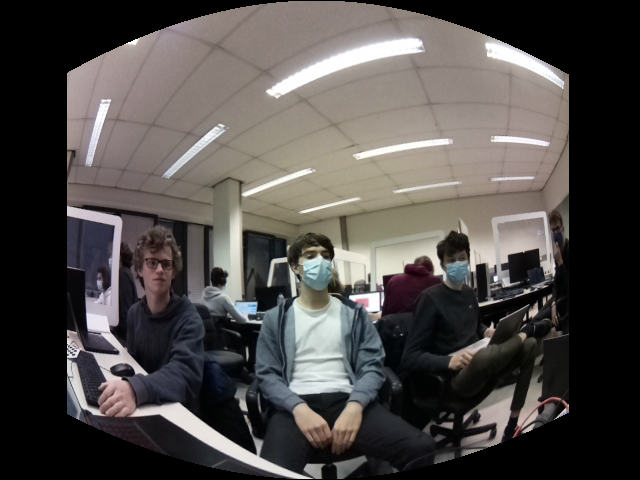
#> input picture programs/cylindrical_projection/cylindrical_projection_images/left0_cyl.png, 640 x 480 px, found by its file name
$ python one_dim_image_matcher_v0.py
#> lines starting #> are read from the running program, lines starting #| are printed output that depends on the picture; after the words box and inside, x2 and y2 are one past the last pixel; in counts of white or black regions, pixels touching at a corner belong together; long printed decimals are rounded
import cv2
import numpy as np

KEYPOINTS = 1000
MIN_MATCH = 10
MAX_VERTICAL_DISP = 20 #pixels

imgL = cv2.imread("C:/Users/robin/Desktop/left0_cyl.png", cv2.IMREAD_UNCHANGED)
#> imgL is the input picture: shape (480, 640, 4); mean B, G, R, A 73.1, 75.2, 79.2, 179.8
imgR = cv2.imread("C:/Users/robin/Desktop/right0_cyl.png", cv2.IMREAD_UNCHANGED)
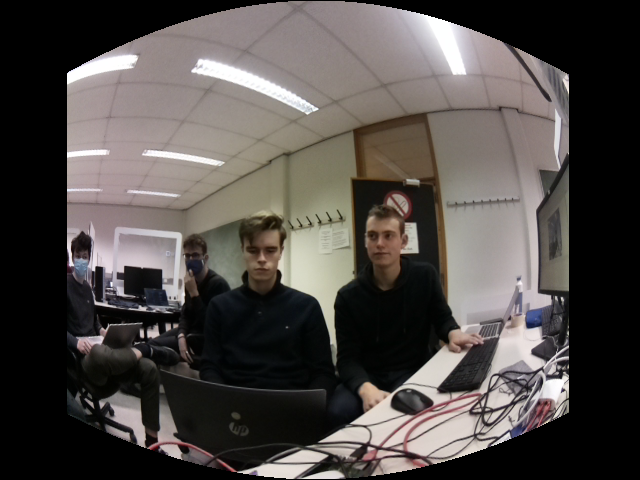
#> input picture programs/cylindrical_projection/cylindrical_projection_images/right0_cyl.png, 640 x 480 px, found by its file name
#> imgR is the input picture: shape (480, 640, 4); mean B, G, R, A 72, 75, 79.9, 179.8

# np.float32(imgL) messes with keypoint finder/matcher

#cv2.imshow('left', imgL)
#cv2.imshow('right', imgR)
#cv2.waitKey(0)
'''
Transparency masking code source:
https://stackoverflow.com/questions/45810417/opencv-python-how-to-use-mask-parameter-in-orb-feature-detector
'''
t = np.zeros((640, 480), dtype=np.uint8)
mask_cond_L = imgL[:,:,3] == 255 # create mask for non-transparant pixels
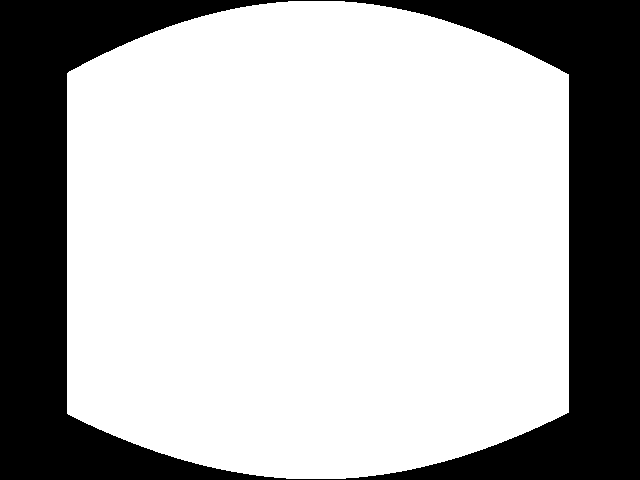
#> mask_cond_L: shape (480, 640) bool; 70.5% white; 1 black region, box (x1, y1, x2, y2) and area: (0, 0, 640, 480) 90588
mask_L = np.array(np.where(mask_cond_L, 255, 0), dtype=np.uint8) # must use uint8 for ORB to work
mask_cond_R = imgR[:,:,3] == 255
mask_R = np.array(np.where(mask_cond_R, 255, 0), dtype=np.uint8)
#cv2.imshow('leftmask', mask_L)
#cv2.imshow('rightmask', mask_R)
#cv2.waitKey(0)

orb = cv2.ORB_create(nfeatures=KEYPOINTS)
keyptsL, descriptorsL = orb.detectAndCompute(imgL, mask=mask_L)
#> keyptsL = 1000 keypoints; strongest (x, y, size): (69, 356, 31), (350, 297, 31), (67, 357, 31), (350, 298, 37.2)
keyptsR, descriptorsR = orb.detectAndCompute(imgR, mask=mask_R)
#> keyptsR = 1000 keypoints; strongest (x, y, size): (67, 74, 31), (67, 73, 37.2), (68, 73, 44.6), (563, 374, 44.6)
# [5 lines of commented-out code are left out]
print(keyptsL[0], keyptsL[0].pt)
#> (printed output is left out)
print(descriptorsL[0])
#| [141 113 239 199 188  74 175  56  22 224  95 246 209 101 145  98  86 124
#|  123 234 241 212 125  46 108  43 237 132  44 251 144 176]
bf = cv2.BFMatcher_create(cv2.NORM_HAMMING)
matches = bf.knnMatch(descriptorsL, descriptorsR, k=2)
#> matches = 1000 matches


print(matches[0])
#> (printed output is left out)
print(matches[0][0].distance, matches[0][0].queryIdx, matches[0][0].trainIdx, matches[0][0].imgIdx)
#| 55.0 0 361 0
print(matches[0][1].distance, matches[0][1].queryIdx, matches[0][1].trainIdx, matches[0][1].imgIdx)
#| 60.0 0 581 0
#print(matches)
# Finding the best matches
good_matches = []
for m, n in matches:
    if m.distance < 0.6 * n.distance:
        good_matches.append(m)
#> after the loop, good_matches = 13 matches

#Filter out matches with too much vertical displacement
better_matches, filtered_because_of_vert_disp = [], 0
for m in good_matches:
    if abs(keyptsL[m.queryIdx].pt[1] - keyptsR[m.trainIdx].pt[1]) <= MAX_VERTICAL_DISP:
        better_matches.append(m)
    else:
        filtered_because_of_vert_disp += 1
#> this loop made 13 passes
#> after the loop, better_matches = 10 matches; filtered_because_of_vert_disp = 3
print("Filtered out ", filtered_because_of_vert_disp, " good matches because of vertical displacement")
#| Filtered out  3  good matches because of vertical displacement

# [5 lines of commented-out code are left out]


print("keypoints: ", KEYPOINTS, "| matches: ", len(matches), "| good matches:", len(good_matches), "| better matches:", len(better_matches))
#| keypoints:  1000 | matches:  1000 | good matches: 13 | better matches: 10
assert len(better_matches) >= MIN_MATCH

avg_x_disp, avg_y_disp = 0, 0
for m in better_matches:
    xL, yL= keyptsL[m.queryIdx].pt
    xR, yR= keyptsR[m.trainIdx].pt
    avg_x_disp += abs(640-xL + xR)
    avg_y_disp += abs(yR-yL)
#> this loop made 10 passes
#> (xL, yL, xR, yR, avg_x_disp, avg_y_disp) on passes 1 to 10: (508, 256, 125, 266, 257, 10), (501, 264, 117, 273, 513, 19), (496, 277, 111, 284, 768, 26), (507, 270, 122, 280, 1023, 36), (506.4, 270, 122.4, 280.8, 1279, 46.8), (501.6, 264, 117, 273, 1534.4, 55.8), (507.6, 255.6, 124.8, 266.4, 1791.6, 66.6), (501.1, 263.5, 117.6, 273.6, 2048.1, 76.68), (489.6, 265, 106.6, 270.7, 2305, 82.44), (507.6, 253.8, 125.4, 265.8, 2562.8, 94.38)
#> after the loop, avg_x_disp = 2562.8; avg_y_disp = 94.38
avg_x_disp = avg_x_disp / len(better_matches)
#> avg_x_disp = 256.3
avg_y_disp = avg_y_disp / len(better_matches)
#> avg_y_disp = 9.44
print(avg_x_disp, avg_y_disp)
#| 256.283 9.438
avg_x_disp = int(avg_x_disp)
#> avg_x_disp = 256
avg_y_disp = int(avg_y_disp)
#> avg_y_disp = 9

#imgOut = np.zeros((480+avg_y_disp,2*640-avg_x_disp, 4), np.uint8)
#print(len(imgOut), len(imgOut[0]))

for pi, pixel in enumerate(np.flip(imgL[240])):
    if pixel[3] != 0:
        xLn = pi # distance overlap point to black border
        break
#> this loop made 72 passes
#> xLn on pass 72: 71
for pi, pixel in enumerate(imgR[240]):
    if pixel[3] != 0:
        xRn = pi
        break
#> this loop made 68 passes
#> xRn on pass 68: 67
print("HOHO", xLn, xRn)
#| HOHO 71 67

print(avg_x_disp)
#| 256
BLEND_WIDTH = avg_x_disp - xLn - xRn
#> BLEND_WIDTH = 118
height, width = imgL.shape[:2]
#> height = 480; width = 640
imgL_cropped_width = width - 2*xLn
#> imgL_cropped_width = 498
imgR_cropped_width = width - 2*xRn
#> imgR_cropped_width = 506

total_width = imgL_cropped_width + imgR_cropped_width - BLEND_WIDTH
#> total_width = 886
imgL_cropped_noblend_width = imgL_cropped_width - BLEND_WIDTH
#> imgL_cropped_noblend_width = 380
imgR_cropped_noblend_width = imgR_cropped_width - BLEND_WIDTH
#> imgR_cropped_noblend_width = 388
pre_imgR_width = imgL_cropped_noblend_width
#> pre_imgR_width = 380
post_imgL_width = imgR_cropped_noblend_width
#> post_imgL_width = 388

print(BLEND_WIDTH)
#| 118

# small linear masks
maskL = np.repeat(np.tile(np.linspace(1, 0, BLEND_WIDTH), (height, 1))[:, :, np.newaxis], 4, axis=2)
maskR = np.repeat(np.tile(np.linspace(0, 1, BLEND_WIDTH), (height, 1))[:, :, np.newaxis], 4, axis=2)

# full show mask
mask_imgL_cropped_noblend = np.repeat(np.tile(np.full(imgL_cropped_noblend_width, 1.), (height, 1))[:, :, np.newaxis], 4, axis=2)
#> mask_imgL_cropped_noblend: shape (480, 380, 4) float64; every value is 1
mask_imgR_cropped_noblend = np.repeat(np.tile(np.full(imgR_cropped_noblend_width, 1.), (height, 1))[:, :, np.newaxis], 4, axis=2)
#> mask_imgR_cropped_noblend: shape (480, 388, 4) float64; every value is 1
mask_post_imgL = np.repeat(np.tile(np.full((post_imgL_width), 0.), (height, 1))[:, :, np.newaxis], 4, axis=2)
#> mask_post_imgL: shape (480, 388, 4) float64; every value is 0
mask_pre_imgR = np.repeat(np.tile(np.full((pre_imgR_width), 0.), (height, 1))[:, :, np.newaxis], 4, axis=2)
#> mask_pre_imgR: shape (480, 380, 4) float64; every value is 0

# rest aanvullen
#mask_andere1 = np.repeat(np.tile(np.full(totalWidth - img1.shape[1], 0.), (img2.shape[0], 1))[:, :, np.newaxis], 4, axis=2)
#mask_andere2 = np.repeat(np.tile(np.full(totalWidth - img1.shape[1] - (width - 2*WEG - BLEND_WIDTH), 0.), (img2.shape[0], 1))[:, :, np.newaxis], 4, axis=2)

mask_realL = np.concatenate((mask_imgL_cropped_noblend, maskL, mask_post_imgL), axis=1)
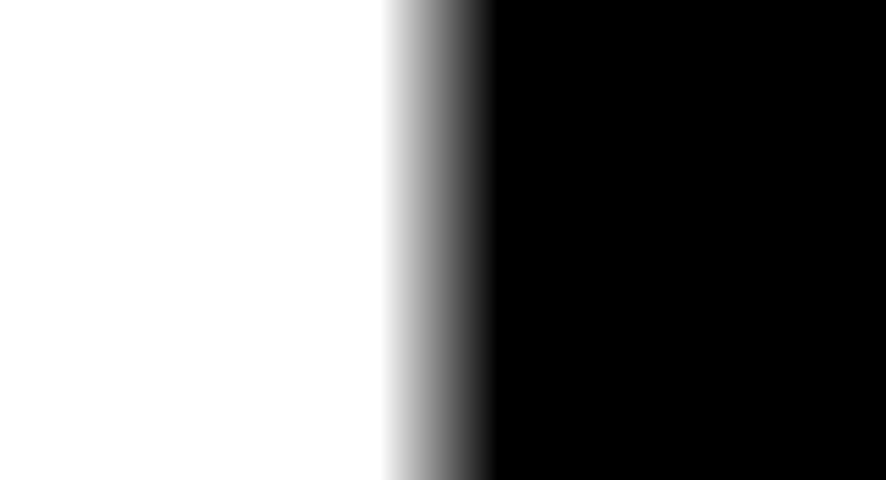
#> mask_realL: shape (480, 886, 4) float64; mean of channels 0, 1, 2, 3 0.495, 0.495, 0.495, 0.495; drawn as B, G, R
mask_realR = np.concatenate((mask_pre_imgR, maskR, mask_imgR_cropped_noblend), axis=1)
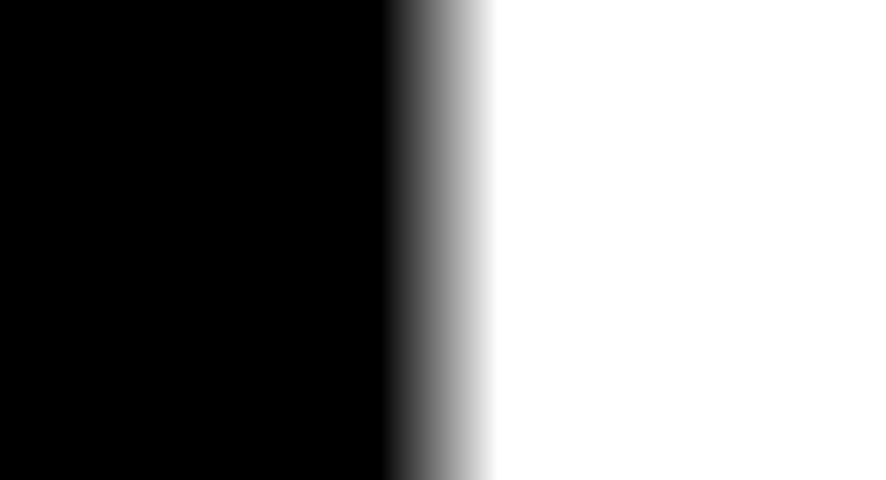
#> mask_realR: shape (480, 886, 4) float64; mean of channels 0, 1, 2, 3 0.505, 0.505, 0.505, 0.505; drawn as B, G, R

TL= np.float32([[1, 0, -xLn], [0, 1, 0]])
#> TL = [[1, 0, -71], [0, 1, 0]]
TR = np.float32([[1, 0, (width - 2*xLn -xRn - BLEND_WIDTH)], [0, 1, 0]])
#> TR = [[1, 0, 313], [0, 1, 0]]

imgL_translation = cv2.warpAffine(imgL, TL, (total_width, height))
imgR_translation = cv2.warpAffine(imgR, TR, (total_width, height))

# Generate output by linear blending
finalL = np.uint8(imgL_translation * mask_realL)
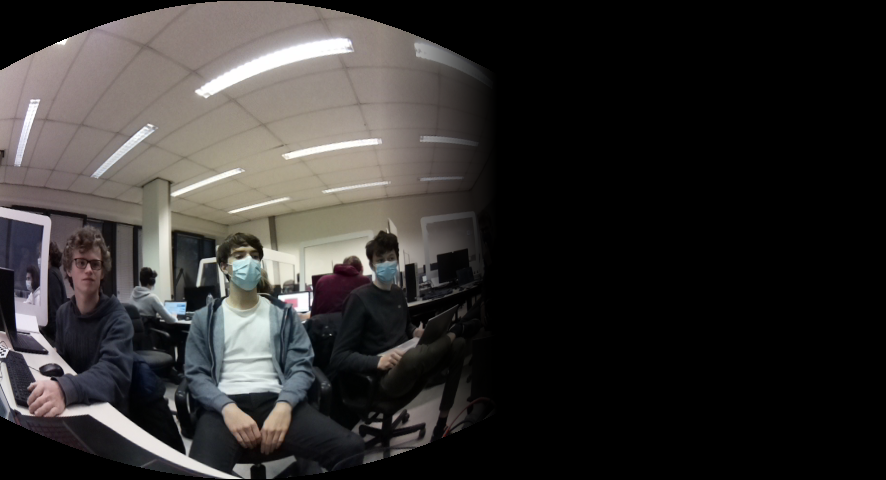
#> finalL: shape (480, 886, 4); mean B, G, R, A 47.4, 48.7, 51.2, 115.7
finalR = np.uint8(imgR_translation * mask_realR)
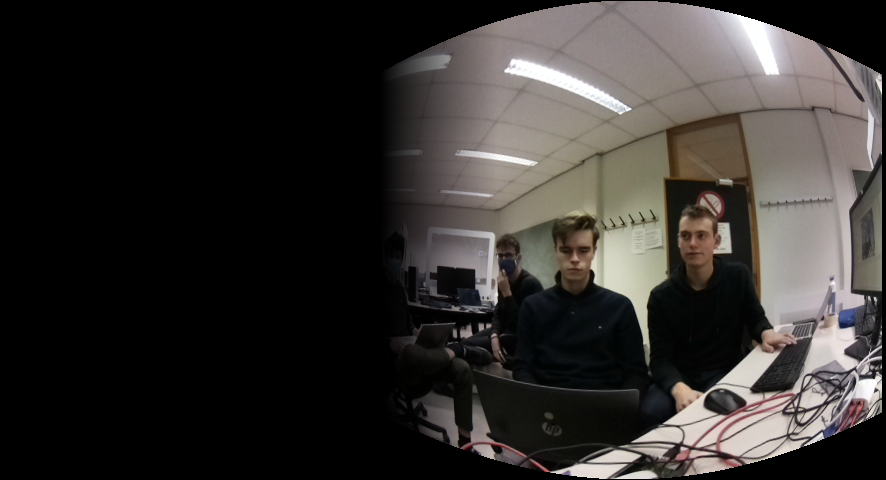
#> finalR: shape (480, 886, 4); mean B, G, R, A 46.2, 48.4, 51.5, 116.4

final = np.uint8(imgL_translation * mask_realL + imgR_translation * mask_realR)
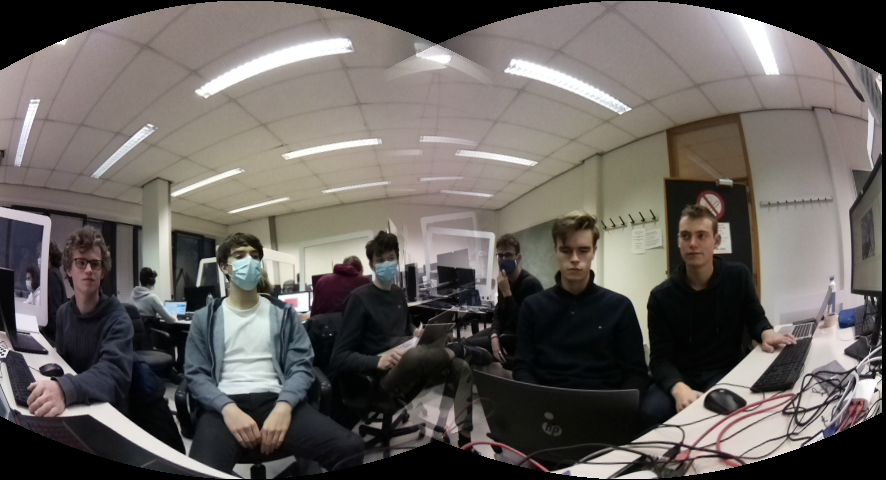
#> final: shape (480, 886, 4); mean B, G, R, A 93.6, 97.1, 102.7, 232.3
cv2.imshow('output', final)
cv2.waitKey(0)

'''
imgOut[0:480, 0:640] = imgL
imgOut[
    avg_y_disp:480+avg_y_disp,
    640-avg_x_disp:2*640-avg_x_disp
      ] += imgR
#imgOut=cv2.addWeighted(imgOut[avg_y_disp:avg_y_disp+480, 640-avg_x_disp:2*640-avg_x_disp],1,imgR,1,0)
cv2.imshow('output', imgOut)
cv2.waitKey(0)
cv2.imwrite('./outputimg.png', imgOut)

'''
# Convert keypoints to an argument for findHomography
src_pts = np.float32([keyptsL[m.queryIdx].pt for m in good_matches]).reshape(-1, 1, 2)
#> src_pts = 13 rows, first 8: [508, 256], [501, 264], [496, 277], [568, 74], [507, 270], [506.4, 270], [501.6, 264], [507.6, 255.6]
dst_pts = np.float32([keyptsR[m.trainIdx].pt for m in good_matches]).reshape(-1, 1, 2)
#> dst_pts = 13 rows, first 8: [125, 266], [117, 273], [111, 284], [568, 410], [122, 280], [122.4, 280.8], [117, 273], [124.8, 266.4]

# Establish a homography
M, _ = cv2.findHomography(src_pts, dst_pts, cv2.RANSAC, 5.0)
#> M = [[0.182, 0.237, -99.89], [-0.466, 1.11, 66.92], [-0.00235, 0.00241, 1]]
